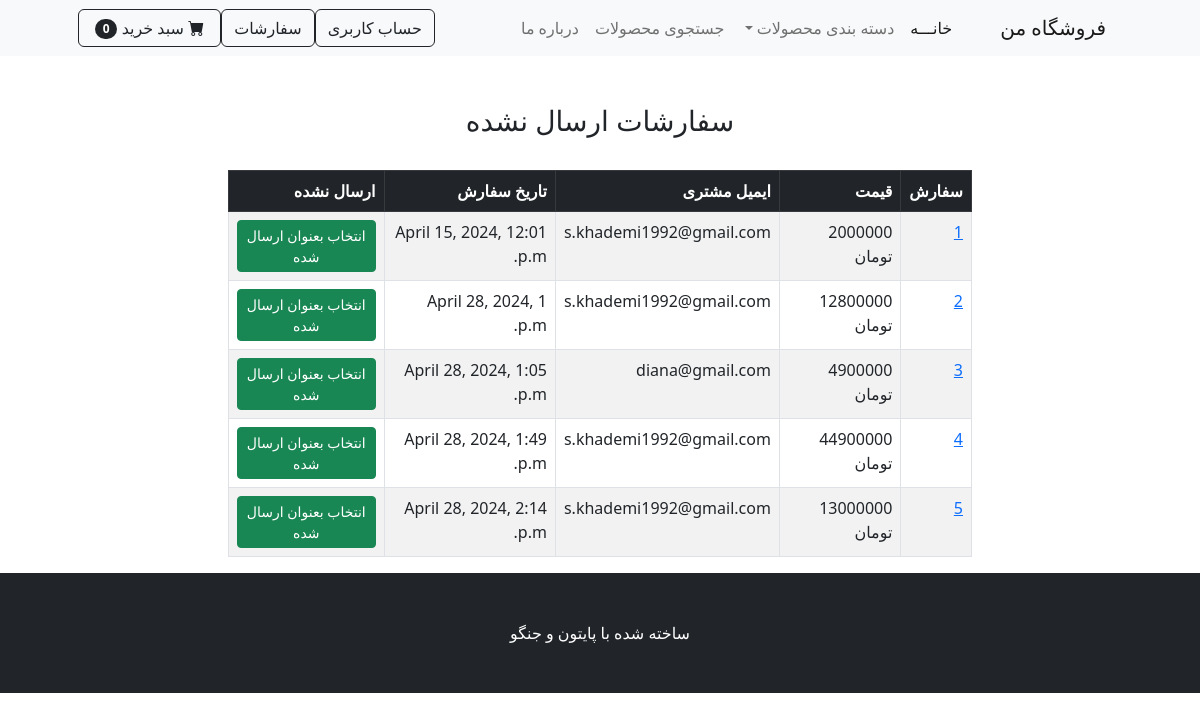
Before: /payment/not_shipped_dash/ (signed in) with the older database file.
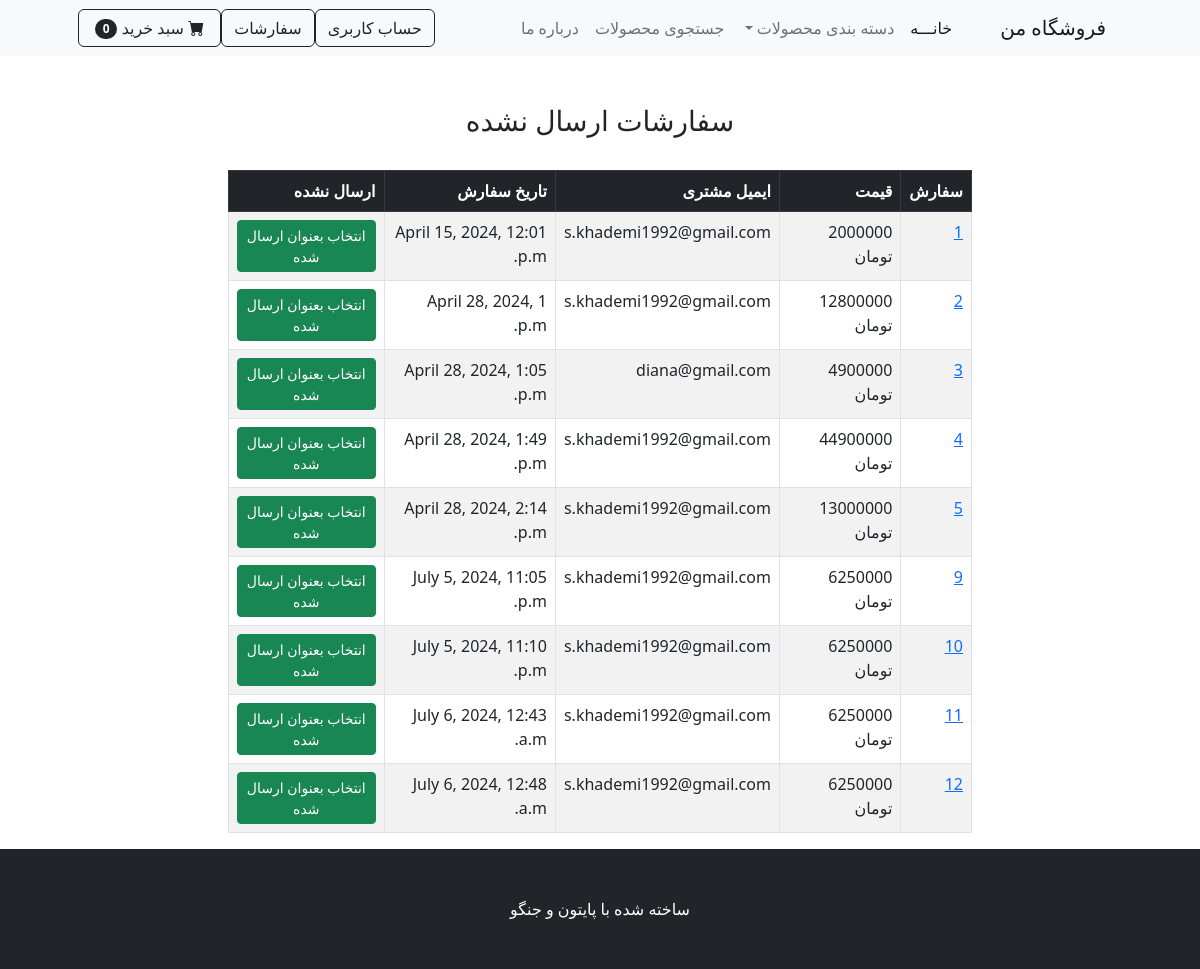
After: the same page with the newer database file.
### payment/models.py (models this page shows, shortened)
class Order(models.Model):
    user = models.ForeignKey(User, on_delete=models.CASCADE, null=True, blank=True)
    full_name = models.CharField(max_length=250)
    email = models.EmailField(max_length=250)
    shipping_address = models.TextField(max_length=15000)
    amount_paid = models.DecimalField(max_digits=12, decimal_places=0)
    date_ordered = models.DateTimeField(auto_now_add=True)
    shipped = models.BooleanField(default=False)
    date_shipped = models.DateTimeField(blank=True, null=True)

### payment/views.py (the view, shortened to what this page needs)
# urls.py: path('not_shipped_dash/', views.not_shipped_dash, name='not_shipped_dash'),
def not_shipped_dash(request):
    if request.user.is_authenticated and request.user.is_superuser:
        orders = Order.objects.filter(shipped=False)
        return render(request, 'payment/not_shipped_dash.html',{"orders":orders})
    else:
        messages.success(request, 'دسترسی شما لغو شد.')
        return redirect('home')

### cart/cart.py (called while the page is built)
    def __len__(self):
        return len(self.cart)

### cart/context_processors.py (called while the page is built)
def cart(request):
    return {'cart': Cart(request)}

### payment/templates/payment/not_shipped_dash.html (shortened to what this page needs)
{% extends 'base.html' %}
{% block content %}
    <div class="container">
        <div class="row">
            <center>
                <div class="col-8">
                    <br><br>
                    <h3>سفارشات ارسال نشده</h3>
                <br>
                    <table class="table table-striped table-hover table-bordered">
                        <thead class="table-dark">
                            <tr>
                                <th scope="col">سفارش</th>
                                <th scope="col">قیمت</th>
                                <th scope="col">ایمیل مشتری</th>
                                <th scope="col">تاریخ سفارش</th>
                                <th scope="col">ارسال نشده</th>
                            </tr>
                        </thead>
                        <tbody>
                        {% for item in orders %}
                            <tr>
                                <td><a href="{% url 'orders' item.id %}">{{ item.id }}</a></td>
                                <td>{{ item.amount_paid }} تومان</td>
                                <td>{{ item.email }}</td>
                                <td>{{ item.date_ordered }}</td>
                                <td>
                                    <form method="post">
                                        <button type="submit" class="btn btn-success btn-sm">انتخاب بعنوان ارسال شده</button>
                                    </form>
                                </td>
                            </tr>
                        {% endfor %}
                        </tbody>
                    </table>
                </div>
            </center>
        </div>
    </div>
{% endblock %}

### store/templates/base.html (shortened to what this page needs)
{% load static %}
<!DOCTYPE html>
<html lang="fa" xmlns="http://www.w3.org/1999/html">
    <head>
        <link href="https://cdn.jsdelivr.net/npm/bootstrap-icons@1.5.0/font/bootstrap-icons.css" rel="stylesheet" />
        <link href="{% static 'css/styles.css' %}" rel="stylesheet" />
    </head>
    <body dir="rtl">
        {% include 'navbar.html' %}
        {% block content %}
        {% endblock %}
        <footer class="py-5 bg-dark">
            <div class="container"><p class="m-0 text-center text-white">ساخته شده با پایتون و جنگو</p></div>
        </footer>
    </body>
</html>

### store/templates/navbar.html (shortened to what this page needs)
<nav class="navbar navbar-expand-lg navbar-light bg-light">
    <div class="container px-4 px-lg-5">
        <a class="navbar-brand" href="{% url 'home' %}">فروشگاه من</a>
        <div class="collapse navbar-collapse" id="navbarSupportedContent">
            <ul class="navbar-nav mb-2 mb-lg-0 ms-lg-4">
                <li class="nav-item"><a class="nav-link active" aria-current="page" href="{% url 'home' %}">خانـــه</a></li>
                <li class="nav-item dropdown">
                    <a class="nav-link dropdown-toggle" id="navbarDropdown" href="#" role="button" data-bs-toggle="dropdown" aria-expanded="false">دسته بندی محصولات </a>
                </li>
                <li class="nav-item"><a class="nav-link" href="{% url 'search' %}">جستجوی محصولات</a></li>
                <li class="nav-item"><a class="nav-link" href="{% url 'about' %}">درباره ما</a></li>
            </ul>
            <form class="d-flex me-auto">
                <ul class="navbar-nav me-auto mb-2 mb-lg-0">
        {% if user.is_authenticated %}
                    <li class="nav-item dropdown">
                        <a class="btn btn-outline-dark" id="navbarDropdown" href="#" role="button" data-bs-toggle="dropdown" aria-expanded="false">حساب کاربری </a>
                    </li>
            {% if user.is_superuser %}
                    <li class="nav-item dropdown">
                        <a class="btn btn-outline-dark" id="navbarDropdown" href="#" role="button" data-bs-toggle="dropdown" aria-expanded="false">سفارشات </a>
                    </li>
            {% endif %}
                </ul>
        {% else %}
                    <a class="btn btn-outline-dark" href="{% url 'register' %}">ثبت نام</a>
                    <a class="btn btn-outline-dark" href="{% url 'login' %}">ورود</a>
        {% endif %}
                <a href="{% url 'cart_summary' %}" class="btn btn-outline-dark">
                    <i class="bi-cart-fill me-1"></i>
                    سبد خرید
                    <span class="badge bg-dark text-white ms-1 rounded-pill" id="cart_quantity">{{ cart|length }}</span>
                </a>
            </form>
        </div>
    </div>
</nav>

Changed rows visible on the page:
added Order: id "9", amount_paid "6250000", email "s.khademi1992@gmail.com", date_ordered "July 5, 2024, 11:05 p.m."
added Order: id "10", amount_paid "6250000", email "s.khademi1992@gmail.com", date_ordered "July 5, 2024, 11:10 p.m."
added Order: id "11", amount_paid "6250000", email "s.khademi1992@gmail.com", date_ordered "July 6, 2024, 12:43 a.m."
added Order: id "12", amount_paid "6250000", email "s.khademi1992@gmail.com", date_ordered "July 6, 2024, 12:48 a.m."
